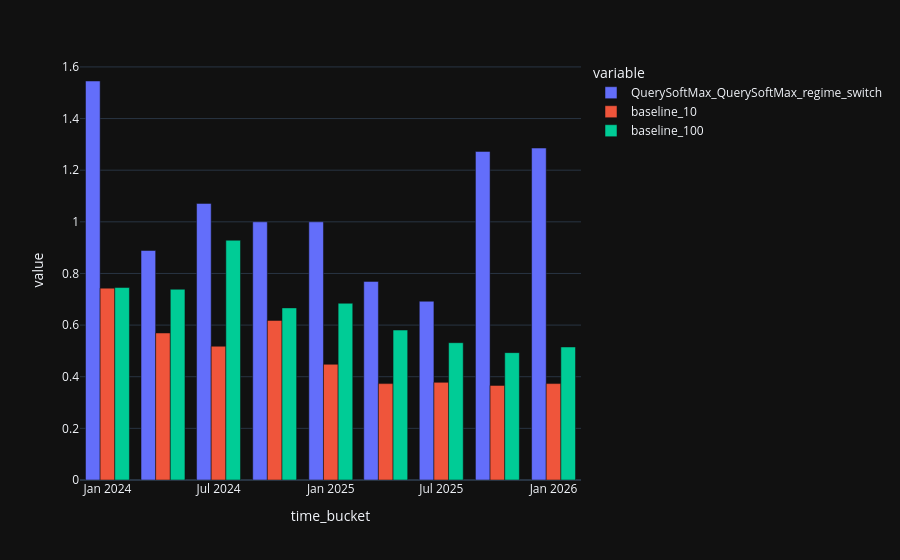

The cell this chart's notebook holds for it:
### Code cell
pd.concat(precision_dfs[TargetType.FIRST]).unstack().T.plot(backend='plotly', kind='bar', barmode='group').show()

### Figure 1 — Plotly figure (JSON) as saved in the notebook; plotly's stock layout.template omitted (floating-point values rounded to 4 significant figures)
{"data": [{"alignmentgroup": "True", "hovertemplate": "variable=QuerySoftMax_QuerySoftMax_regime_switch<br>time_bucket=%{x}<br>value=%{y}<extra></extra>", "legendgroup": "QuerySoftMax_QuerySoftMax_regime_switch", "marker": {"color": "#636efa", "pattern": {"shape": ""}}, "name": "QuerySoftMax_QuerySoftMax_regime_switch", "offsetgroup": "QuerySoftMax_QuerySoftMax_regime_switch", "orientation": "v", "showlegend": true, "textposition": "auto", "x": ["2024-01-01", "2024-04-01", "2024-07-01", "2024-10-01", "2025-01-01", "2025-04-01", "2025-07-01", "2025-10-01", "2026-01-01"], "xaxis": "x", "y": [1.545, 0.8889, 1.071, 1.0, 1.0, 0.7692, 0.6923, 1.273, 1.286], "yaxis": "y", "type": "bar"}, {"alignmentgroup": "True", "hovertemplate": "variable=baseline_10<br>time_bucket=%{x}<br>value=%{y}<extra></extra>", "legendgroup": "baseline_10", "marker": {"color": "#EF553B", "pattern": {"shape": ""}}, "name": "baseline_10", "offsetgroup": "baseline_10", "orientation": "v", "showlegend": true, "textposition": "auto", "x": ["2024-01-01", "2024-04-01", "2024-07-01", "2024-10-01", "2025-01-01", "2025-04-01", "2025-07-01", "2025-10-01", "2026-01-01"], "xaxis": "x", "y": [0.7432, 0.5694, 0.5182, 0.6181, 0.4481, 0.3734, 0.3782, 0.3663, 0.3735], "yaxis": "y", "type": "bar"}, {"alignmentgroup": "True", "hovertemplate": "variable=baseline_100<br>time_bucket=%{x}<br>value=%{y}<extra></extra>", "legendgroup": "baseline_100", "marker": {"color": "#00cc96", "pattern": {"shape": ""}}, "name": "baseline_100", "offsetgroup": "baseline_100", "orientation": "v", "showlegend": true, "textposition": "auto", "x": ["2024-01-01", "2024-04-01", "2024-07-01", "2024-10-01", "2025-01-01", "2025-04-01", "2025-07-01", "2025-10-01", "2026-01-01"], "xaxis": "x", "y": [0.7455, 0.7389, 0.9286, 0.6667, 0.6845, 0.5808, 0.5318, 0.4933, 0.5153], "yaxis": "y", "type": "bar"}], "layout": {"xaxis": {"anchor": "y", "domain": [0.0, 1.0], "title": {"text": "time_bucket"}}, "yaxis": {"anchor": "x", "domain": [0.0, 1.0], "title": {"text": "value"}}, "legend": {"title": {"text": "variable"}, "tracegroupgap": 0}, "margin": {"t": 60}, "barmode": "group"}}
